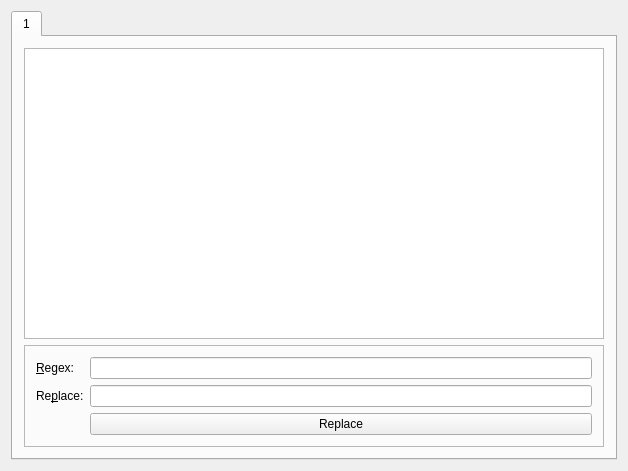
<?xml version="1.0" encoding="UTF-8"?>
<ui version="4.0">
 <class>MainWindow</class>
 <widget class="QMainWindow" name="MainWindow">
  <property name="geometry">
   <rect>
    <x>0</x>
    <y>0</y>
    <width>628</width>
    <height>471</height>
   </rect>
  </property>
  <property name="windowTitle">
   <string>MainWindow</string>
  </property>
  <widget class="QWidget" name="centralWidget">
   <layout class="QVBoxLayout" name="verticalLayout">
    <item>
     <widget class="QTabWidget" name="tabWidget">
      <widget class="QWidget" name="tab">
       <attribute name="title">
        <string>1</string>
       </attribute>
       <layout class="QVBoxLayout" name="verticalLayout_2">
        <item>
         <widget class="QTextEdit" name="textEdit"/>
        </item>
        <item>
         <widget class="TabFrame" name="frame">
          <property name="frameShape">
           <enum>QFrame::StyledPanel</enum>
          </property>
          <property name="frameShadow">
           <enum>QFrame::Raised</enum>
          </property>
          <layout class="QGridLayout" name="gridLayout">
           <item row="1" column="0">
            <widget class="QLabel" name="labelRepace">
             <property name="text">
              <string>Re&amp;place:</string>
             </property>
             <property name="buddy">
              <cstring>lineReplace</cstring>
             </property>
            </widget>
           </item>
           <item row="1" column="1">
            <widget class="QLineEdit" name="lineReplace"/>
           </item>
           <item row="0" column="0">
            <widget class="QLabel" name="labelRegex">
             <property name="text">
              <string>&amp;Regex:</string>
             </property>
             <property name="buddy">
              <cstring>lineRegex</cstring>
             </property>
            </widget>
           </item>
           <item row="0" column="1">
            <widget class="QLineEdit" name="lineRegex"/>
           </item>
           <item row="2" column="1">
            <widget class="QPushButton" name="pushButton">
             <property name="text">
              <string>Replace</string>
             </property>
            </widget>
           </item>
          </layout>
         </widget>
        </item>
       </layout>
      </widget>
     </widget>
    </item>
   </layout>
  </widget>
  <widget class="QMenuBar" name="menuBar">
   <property name="geometry">
    <rect>
     <x>0</x>
     <y>0</y>
     <width>628</width>
     <height>21</height>
    </rect>
   </property>
  </widget>
 </widget>
 <layoutdefault spacing="6" margin="11"/>
 <customwidgets>
  <customwidget>
   <class>TabFrame</class>
   <extends>QFrame</extends>
   <header>tabframe.h</header>
   <container>1</container>
  </customwidget>
 </customwidgets>
 <tabstops>
  <tabstop>lineRegex</tabstop>
  <tabstop>lineReplace</tabstop>
  <tabstop>textEdit</tabstop>
  <tabstop>pushButton</tabstop>
  <tabstop>tabWidget</tabstop>
 </tabstops>
 <resources/>
 <connections/>
</ui>
